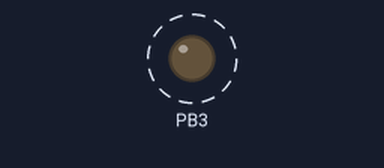
Recording of a sketch running on a simulated ATtiny85, built with avr-gcc and run on an emulated ATtiny85. Parts: output pins drawn as LEDs (lit = HIGH). Dashed ring = blinking.

Above: at 0.5 s.
Timing chart, 0 to 4.6 s (numbered marks = the images above):
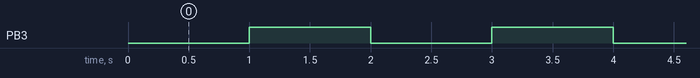

Measured:
- by itself, PB3: alternates HIGH for 1.0 s and LOW for 1.0 s

The sketch:

blinkLED.ino
```cpp
/*
 * The Hello World of the Embedded Systems!
 * An ATTINY85 Code to toggle an LED on PB3 with a 1 second delay
 */
#include <avr/io.h>
#include <util/delay.h>

int main()
{
  // Sets PB3 as General Purpose Output
  DDRB |= (1 << DDB3);
  // Initially Set PB3 as Logic HIGH
  PORTB |= (1 << DDB3);

  while (1)
  {
    // Toggle PB3 Logic
    PORTB ^= (1 << DDB3);
    _delay_ms(1000);
  }

}
```
